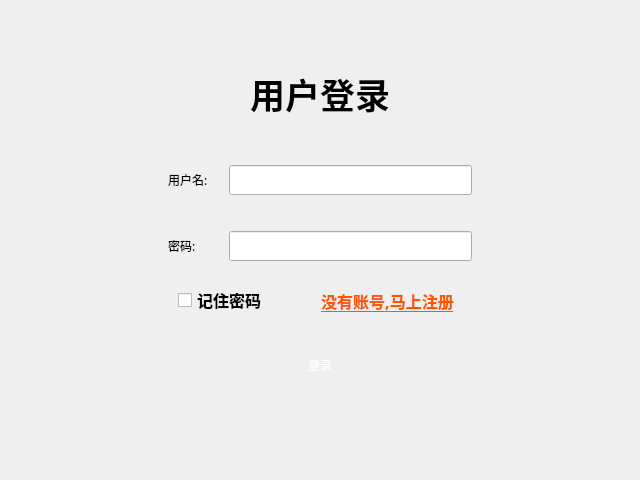
<?xml version="1.0" encoding="UTF-8"?>
<ui version="4.0">
 <class>Login</class>
 <widget class="QDialog" name="Login">
  <property name="geometry">
   <rect>
    <x>0</x>
    <y>0</y>
    <width>640</width>
    <height>480</height>
   </rect>
  </property>
  <property name="minimumSize">
   <size>
    <width>640</width>
    <height>480</height>
   </size>
  </property>
  <property name="font">
   <font>
    <family>Agency FB</family>
   </font>
  </property>
  <property name="windowTitle">
   <string>Dialog</string>
  </property>
  <layout class="QVBoxLayout" name="verticalLayout">
   <property name="spacing">
    <number>0</number>
   </property>
   <property name="leftMargin">
    <number>0</number>
   </property>
   <property name="topMargin">
    <number>0</number>
   </property>
   <property name="rightMargin">
    <number>0</number>
   </property>
   <property name="bottomMargin">
    <number>0</number>
   </property>
   <item>
    <widget class="TitleWidget" name="title_widget" native="true"/>
   </item>
   <item>
    <widget class="QStackedWidget" name="stackedWidget">
     <property name="currentIndex">
      <number>0</number>
     </property>
     <widget class="QWidget" name="login_page">
      <layout class="QVBoxLayout" name="verticalLayout_3">
       <item>
        <spacer name="verticalSpacer">
         <property name="orientation">
          <enum>Qt::Vertical</enum>
         </property>
         <property name="sizeHint" stdset="0">
          <size>
           <width>20</width>
           <height>33</height>
          </size>
         </property>
        </spacer>
       </item>
       <item>
        <widget class="QWidget" name="widget" native="true">
         <layout class="QHBoxLayout" name="horizontalLayout_3">
          <item>
           <spacer name="horizontalSpacer">
            <property name="orientation">
             <enum>Qt::Horizontal</enum>
            </property>
            <property name="sizeHint" stdset="0">
             <size>
              <width>103</width>
              <height>20</height>
             </size>
            </property>
           </spacer>
          </item>
          <item>
           <widget class="QWidget" name="widget_2" native="true">
            <layout class="QVBoxLayout" name="verticalLayout_2">
             <item>
              <widget class="QWidget" name="widget_6" native="true">
               <layout class="QHBoxLayout" name="horizontalLayout_4">
                <item>
                 <widget class="QLabel" name="label_3">
                  <property name="font">
                   <font>
                    <family>华文新魏</family>
                    <pointsize>26</pointsize>
                    <weight>75</weight>
                    <bold>true</bold>
                   </font>
                  </property>
                  <property name="text">
                   <string>用户登录</string>
                  </property>
                  <property name="alignment">
                   <set>Qt::AlignCenter</set>
                  </property>
                 </widget>
                </item>
               </layout>
              </widget>
             </item>
             <item>
              <widget class="QWidget" name="widget_7" native="true">
               <property name="minimumSize">
                <size>
                 <width>0</width>
                 <height>15</height>
                </size>
               </property>
              </widget>
             </item>
             <item>
              <widget class="QWidget" name="widget_3" native="true">
               <layout class="QGridLayout" name="gridLayout">
                <item row="2" column="0">
                 <widget class="QLabel" name="label_2">
                  <property name="text">
                   <string>密码:</string>
                  </property>
                 </widget>
                </item>
                <item row="0" column="2">
                 <widget class="QLineEdit" name="log_usr">
                  <property name="minimumSize">
                   <size>
                    <width>0</width>
                    <height>25</height>
                   </size>
                  </property>
                  <property name="font">
                   <font>
                    <family>Aharoni</family>
                    <pointsize>12</pointsize>
                    <weight>75</weight>
                    <bold>true</bold>
                   </font>
                  </property>
                  <property name="alignment">
                   <set>Qt::AlignCenter</set>
                  </property>
                 </widget>
                </item>
                <item row="2" column="2">
                 <widget class="QLineEdit" name="log_pwd">
                  <property name="minimumSize">
                   <size>
                    <width>0</width>
                    <height>25</height>
                   </size>
                  </property>
                  <property name="font">
                   <font>
                    <family>Aharoni</family>
                    <pointsize>12</pointsize>
                    <weight>75</weight>
                    <bold>true</bold>
                   </font>
                  </property>
                  <property name="alignment">
                   <set>Qt::AlignCenter</set>
                  </property>
                 </widget>
                </item>
                <item row="0" column="0">
                 <widget class="QLabel" name="label">
                  <property name="text">
                   <string>用户名:</string>
                  </property>
                 </widget>
                </item>
                <item row="0" column="1">
                 <spacer name="horizontalSpacer_4">
                  <property name="orientation">
                   <enum>Qt::Horizontal</enum>
                  </property>
                  <property name="sizeType">
                   <enum>QSizePolicy::Fixed</enum>
                  </property>
                  <property name="sizeHint" stdset="0">
                   <size>
                    <width>15</width>
                    <height>20</height>
                   </size>
                  </property>
                 </spacer>
                </item>
                <item row="1" column="0">
                 <spacer name="verticalSpacer_3">
                  <property name="orientation">
                   <enum>Qt::Vertical</enum>
                  </property>
                  <property name="sizeType">
                   <enum>QSizePolicy::Fixed</enum>
                  </property>
                  <property name="sizeHint" stdset="0">
                   <size>
                    <width>20</width>
                    <height>30</height>
                   </size>
                  </property>
                 </spacer>
                </item>
               </layout>
              </widget>
             </item>
             <item>
              <widget class="QWidget" name="widget_4" native="true">
               <layout class="QHBoxLayout" name="horizontalLayout_2">
                <item>
                 <spacer name="horizontalSpacer_11">
                  <property name="orientation">
                   <enum>Qt::Horizontal</enum>
                  </property>
                  <property name="sizeType">
                   <enum>QSizePolicy::Fixed</enum>
                  </property>
                  <property name="sizeHint" stdset="0">
                   <size>
                    <width>10</width>
                    <height>20</height>
                   </size>
                  </property>
                 </spacer>
                </item>
                <item>
                 <widget class="QCheckBox" name="rember_pwd">
                  <property name="font">
                   <font>
                    <family>新宋体</family>
                    <pointsize>12</pointsize>
                    <weight>75</weight>
                    <bold>true</bold>
                   </font>
                  </property>
                  <property name="text">
                   <string>记住密码</string>
                  </property>
                 </widget>
                </item>
                <item>
                 <spacer name="horizontalSpacer_3">
                  <property name="orientation">
                   <enum>Qt::Horizontal</enum>
                  </property>
                  <property name="sizeHint" stdset="0">
                   <size>
                    <width>40</width>
                    <height>20</height>
                   </size>
                  </property>
                 </spacer>
                </item>
                <item>
                 <widget class="QToolButton" name="log_register_btn">
                  <property name="font">
                   <font>
                    <family>新宋体</family>
                    <pointsize>12</pointsize>
                    <weight>75</weight>
                    <bold>true</bold>
                    <underline>true</underline>
                   </font>
                  </property>
                  <property name="styleSheet">
                   <string notr="true">color: rgb(255, 85, 0);</string>
                  </property>
                  <property name="text">
                   <string>没有账号,马上注册</string>
                  </property>
                  <property name="autoRaise">
                   <bool>true</bool>
                  </property>
                 </widget>
                </item>
                <item>
                 <spacer name="horizontalSpacer_12">
                  <property name="orientation">
                   <enum>Qt::Horizontal</enum>
                  </property>
                  <property name="sizeType">
                   <enum>QSizePolicy::Fixed</enum>
                  </property>
                  <property name="sizeHint" stdset="0">
                   <size>
                    <width>10</width>
                    <height>20</height>
                   </size>
                  </property>
                 </spacer>
                </item>
               </layout>
              </widget>
             </item>
             <item>
              <widget class="QWidget" name="widget_5" native="true">
               <layout class="QHBoxLayout" name="horizontalLayout">
                <item>
                 <widget class="QToolButton" name="login_btn">
                  <property name="minimumSize">
                   <size>
                    <width>200</width>
                    <height>50</height>
                   </size>
                  </property>
                  <property name="styleSheet">
                   <string notr="true">border-image: url(:/images/balckButton.png);
font: 75 18pt &quot;新宋体&quot;;
color: rgb(255, 255, 255);</string>
                  </property>
                  <property name="text">
                   <string>登录</string>
                  </property>
                  <property name="autoRaise">
                   <bool>true</bool>
                  </property>
                 </widget>
                </item>
               </layout>
              </widget>
             </item>
             <item>
              <widget class="QWidget" name="widget_8" native="true">
               <property name="minimumSize">
                <size>
                 <width>0</width>
                 <height>15</height>
                </size>
               </property>
              </widget>
             </item>
            </layout>
           </widget>
          </item>
          <item>
           <spacer name="horizontalSpacer_2">
            <property name="orientation">
             <enum>Qt::Horizontal</enum>
            </property>
            <property name="sizeHint" stdset="0">
             <size>
              <width>102</width>
              <height>20</height>
             </size>
            </property>
           </spacer>
          </item>
         </layout>
        </widget>
       </item>
       <item>
        <spacer name="verticalSpacer_2">
         <property name="orientation">
          <enum>Qt::Vertical</enum>
         </property>
         <property name="sizeHint" stdset="0">
          <size>
           <width>20</width>
           <height>34</height>
          </size>
         </property>
        </spacer>
       </item>
      </layout>
     </widget>
     <widget class="QWidget" name="register_page">
      <layout class="QVBoxLayout" name="verticalLayout_5">
       <item>
        <spacer name="verticalSpacer_5">
         <property name="orientation">
          <enum>Qt::Vertical</enum>
         </property>
         <property name="sizeHint" stdset="0">
          <size>
           <width>20</width>
           <height>22</height>
          </size>
         </property>
        </spacer>
       </item>
       <item>
        <widget class="QWidget" name="widget_9" native="true">
         <layout class="QHBoxLayout" name="horizontalLayout_5">
          <item>
           <spacer name="horizontalSpacer_5">
            <property name="orientation">
             <enum>Qt::Horizontal</enum>
            </property>
            <property name="sizeHint" stdset="0">
             <size>
              <width>119</width>
              <height>20</height>
             </size>
            </property>
           </spacer>
          </item>
          <item>
           <widget class="QWidget" name="widget_10" native="true">
            <layout class="QVBoxLayout" name="verticalLayout_4">
             <item>
              <widget class="QWidget" name="widget_11" native="true">
               <layout class="QHBoxLayout" name="horizontalLayout_6">
                <item>
                 <widget class="QLabel" name="label_4">
                  <property name="font">
                   <font>
                    <family>华文新魏</family>
                    <pointsize>26</pointsize>
                    <weight>75</weight>
                    <bold>true</bold>
                   </font>
                  </property>
                  <property name="text">
                   <string>用户注册</string>
                  </property>
                  <property name="alignment">
                   <set>Qt::AlignCenter</set>
                  </property>
                 </widget>
                </item>
               </layout>
              </widget>
             </item>
             <item>
              <widget class="QWidget" name="widget_13" native="true">
               <layout class="QGridLayout" name="gridLayout_2">
                <item row="5" column="0">
                 <widget class="QLabel" name="label_10">
                  <property name="text">
                   <string>邮箱地址：</string>
                  </property>
                 </widget>
                </item>
                <item row="4" column="0">
                 <widget class="QLabel" name="label_9">
                  <property name="text">
                   <string>手机号码：</string>
                  </property>
                 </widget>
                </item>
                <item row="4" column="2">
                 <widget class="QLineEdit" name="reg_phone">
                  <property name="minimumSize">
                   <size>
                    <width>0</width>
                    <height>25</height>
                   </size>
                  </property>
                  <property name="font">
                   <font>
                    <family>宋体</family>
                   </font>
                  </property>
                  <property name="alignment">
                   <set>Qt::AlignCenter</set>
                  </property>
                 </widget>
                </item>
                <item row="3" column="2">
                 <widget class="QLineEdit" name="reg_surepwd">
                  <property name="minimumSize">
                   <size>
                    <width>0</width>
                    <height>25</height>
                   </size>
                  </property>
                  <property name="font">
                   <font>
                    <family>宋体</family>
                   </font>
                  </property>
                  <property name="echoMode">
                   <enum>QLineEdit::Password</enum>
                  </property>
                  <property name="alignment">
                   <set>Qt::AlignCenter</set>
                  </property>
                 </widget>
                </item>
                <item row="3" column="0">
                 <widget class="QLabel" name="label_8">
                  <property name="text">
                   <string>确定密码：</string>
                  </property>
                 </widget>
                </item>
                <item row="5" column="2">
                 <widget class="QLineEdit" name="reg_mail">
                  <property name="minimumSize">
                   <size>
                    <width>0</width>
                    <height>25</height>
                   </size>
                  </property>
                  <property name="font">
                   <font>
                    <family>宋体</family>
                   </font>
                  </property>
                  <property name="alignment">
                   <set>Qt::AlignCenter</set>
                  </property>
                 </widget>
                </item>
                <item row="0" column="0">
                 <widget class="QLabel" name="label_5">
                  <property name="text">
                   <string>用户名：</string>
                  </property>
                 </widget>
                </item>
                <item row="2" column="0">
                 <widget class="QLabel" name="label_7">
                  <property name="text">
                   <string>密  码：</string>
                  </property>
                 </widget>
                </item>
                <item row="1" column="2">
                 <widget class="QLineEdit" name="reg_nickname">
                  <property name="minimumSize">
                   <size>
                    <width>0</width>
                    <height>25</height>
                   </size>
                  </property>
                  <property name="font">
                   <font>
                    <family>宋体</family>
                   </font>
                  </property>
                  <property name="alignment">
                   <set>Qt::AlignCenter</set>
                  </property>
                 </widget>
                </item>
                <item row="2" column="2">
                 <widget class="QLineEdit" name="reg_pwd">
                  <property name="minimumSize">
                   <size>
                    <width>0</width>
                    <height>25</height>
                   </size>
                  </property>
                  <property name="font">
                   <font>
                    <family>宋体</family>
                   </font>
                  </property>
                  <property name="echoMode">
                   <enum>QLineEdit::Password</enum>
                  </property>
                  <property name="alignment">
                   <set>Qt::AlignCenter</set>
                  </property>
                 </widget>
                </item>
                <item row="1" column="0">
                 <widget class="QLabel" name="label_6">
                  <property name="text">
                   <string>昵  称：</string>
                  </property>
                 </widget>
                </item>
                <item row="0" column="2">
                 <widget class="QLineEdit" name="reg_usr">
                  <property name="minimumSize">
                   <size>
                    <width>0</width>
                    <height>25</height>
                   </size>
                  </property>
                  <property name="font">
                   <font>
                    <family>宋体</family>
                   </font>
                  </property>
                  <property name="alignment">
                   <set>Qt::AlignCenter</set>
                  </property>
                 </widget>
                </item>
                <item row="0" column="1">
                 <spacer name="horizontalSpacer_6">
                  <property name="orientation">
                   <enum>Qt::Horizontal</enum>
                  </property>
                  <property name="sizeType">
                   <enum>QSizePolicy::Fixed</enum>
                  </property>
                  <property name="sizeHint" stdset="0">
                   <size>
                    <width>15</width>
                    <height>20</height>
                   </size>
                  </property>
                 </spacer>
                </item>
               </layout>
              </widget>
             </item>
             <item>
              <widget class="QWidget" name="widget_15" native="true">
               <layout class="QHBoxLayout" name="horizontalLayout_8">
                <item>
                 <widget class="QToolButton" name="register_btn">
                  <property name="minimumSize">
                   <size>
                    <width>200</width>
                    <height>50</height>
                   </size>
                  </property>
                  <property name="styleSheet">
                   <string notr="true">border-image: url(:/images/balckButton.png);
font: 75 18pt &quot;新宋体&quot;;
color: rgb(255, 255, 255);</string>
                  </property>
                  <property name="text">
                   <string>注册</string>
                  </property>
                  <property name="autoRaise">
                   <bool>true</bool>
                  </property>
                 </widget>
                </item>
               </layout>
              </widget>
             </item>
             <item>
              <widget class="QWidget" name="widget_16" native="true">
               <property name="minimumSize">
                <size>
                 <width>0</width>
                 <height>15</height>
                </size>
               </property>
              </widget>
             </item>
            </layout>
           </widget>
          </item>
          <item>
           <spacer name="horizontalSpacer_8">
            <property name="orientation">
             <enum>Qt::Horizontal</enum>
            </property>
            <property name="sizeHint" stdset="0">
             <size>
              <width>118</width>
              <height>20</height>
             </size>
            </property>
           </spacer>
          </item>
         </layout>
        </widget>
       </item>
       <item>
        <spacer name="verticalSpacer_4">
         <property name="orientation">
          <enum>Qt::Vertical</enum>
         </property>
         <property name="sizeHint" stdset="0">
          <size>
           <width>20</width>
           <height>24</height>
          </size>
         </property>
        </spacer>
       </item>
      </layout>
     </widget>
     <widget class="QWidget" name="set_page">
      <widget class="QWidget" name="widget_12" native="true">
       <property name="geometry">
        <rect>
         <x>31</x>
         <y>31</y>
         <width>622</width>
         <height>388</height>
        </rect>
       </property>
       <layout class="QHBoxLayout" name="horizontalLayout_7">
        <item>
         <spacer name="horizontalSpacer_7">
          <property name="orientation">
           <enum>Qt::Horizontal</enum>
          </property>
          <property name="sizeHint" stdset="0">
           <size>
            <width>119</width>
            <height>20</height>
           </size>
          </property>
         </spacer>
        </item>
        <item>
         <widget class="QWidget" name="widget_14" native="true">
          <layout class="QVBoxLayout" name="verticalLayout_6">
           <item>
            <widget class="QWidget" name="widget_17" native="true">
             <layout class="QHBoxLayout" name="horizontalLayout_9">
              <item>
               <widget class="QLabel" name="label_11">
                <property name="font">
                 <font>
                  <family>华文新魏</family>
                  <pointsize>26</pointsize>
                  <weight>75</weight>
                  <bold>true</bold>
                 </font>
                </property>
                <property name="text">
                 <string>服务器设置</string>
                </property>
                <property name="alignment">
                 <set>Qt::AlignCenter</set>
                </property>
               </widget>
              </item>
             </layout>
            </widget>
           </item>
           <item>
            <widget class="QWidget" name="widget_18" native="true">
             <layout class="QGridLayout" name="gridLayout_3">
              <item row="0" column="1">
               <spacer name="horizontalSpacer_9">
                <property name="orientation">
                 <enum>Qt::Horizontal</enum>
                </property>
                <property name="sizeType">
                 <enum>QSizePolicy::Fixed</enum>
                </property>
                <property name="sizeHint" stdset="0">
                 <size>
                  <width>20</width>
                  <height>20</height>
                 </size>
                </property>
               </spacer>
              </item>
              <item row="0" column="2">
               <widget class="QLineEdit" name="address_server">
                <property name="minimumSize">
                 <size>
                  <width>0</width>
                  <height>25</height>
                 </size>
                </property>
                <property name="font">
                 <font>
                  <family>宋体</family>
                 </font>
                </property>
                <property name="alignment">
                 <set>Qt::AlignCenter</set>
                </property>
               </widget>
              </item>
              <item row="0" column="0">
               <widget class="QLabel" name="label_15">
                <property name="text">
                 <string>服务器地址:</string>
                </property>
               </widget>
              </item>
              <item row="2" column="2">
               <widget class="QLineEdit" name="port_server">
                <property name="minimumSize">
                 <size>
                  <width>0</width>
                  <height>25</height>
                 </size>
                </property>
                <property name="font">
                 <font>
                  <family>宋体</family>
                 </font>
                </property>
                <property name="alignment">
                 <set>Qt::AlignCenter</set>
                </property>
               </widget>
              </item>
              <item row="2" column="0">
               <widget class="QLabel" name="label_17">
                <property name="text">
                 <string>服务器端口:</string>
                </property>
               </widget>
              </item>
              <item row="1" column="0">
               <spacer name="verticalSpacer_8">
                <property name="orientation">
                 <enum>Qt::Vertical</enum>
                </property>
                <property name="sizeType">
                 <enum>QSizePolicy::Fixed</enum>
                </property>
                <property name="sizeHint" stdset="0">
                 <size>
                  <width>20</width>
                  <height>25</height>
                 </size>
                </property>
               </spacer>
              </item>
             </layout>
            </widget>
           </item>
           <item>
            <widget class="QWidget" name="widget_19" native="true">
             <layout class="QHBoxLayout" name="horizontalLayout_10">
              <item>
               <widget class="QToolButton" name="set_ok_btn">
                <property name="minimumSize">
                 <size>
                  <width>200</width>
                  <height>50</height>
                 </size>
                </property>
                <property name="styleSheet">
                 <string notr="true">border-image: url(:/images/balckButton.png);
font: 75 18pt &quot;新宋体&quot;;
color: rgb(255, 255, 255);</string>
                </property>
                <property name="text">
                 <string>确定</string>
                </property>
                <property name="autoRaise">
                 <bool>true</bool>
                </property>
               </widget>
              </item>
             </layout>
            </widget>
           </item>
           <item>
            <widget class="QWidget" name="widget_20" native="true">
             <property name="maximumSize">
              <size>
               <width>16777215</width>
               <height>20</height>
              </size>
             </property>
            </widget>
           </item>
          </layout>
         </widget>
        </item>
        <item>
         <spacer name="horizontalSpacer_10">
          <property name="orientation">
           <enum>Qt::Horizontal</enum>
          </property>
          <property name="sizeHint" stdset="0">
           <size>
            <width>118</width>
            <height>20</height>
           </size>
          </property>
         </spacer>
        </item>
       </layout>
      </widget>
     </widget>
    </widget>
   </item>
  </layout>
 </widget>
 <customwidgets>
  <customwidget>
   <class>TitleWidget</class>
   <extends>QWidget</extends>
   <header>titlewidget.h</header>
   <container>1</container>
  </customwidget>
 </customwidgets>
 <tabstops>
  <tabstop>address_server</tabstop>
  <tabstop>port_server</tabstop>
  <tabstop>set_ok_btn</tabstop>
  <tabstop>log_usr</tabstop>
  <tabstop>log_pwd</tabstop>
  <tabstop>rember_pwd</tabstop>
  <tabstop>log_register_btn</tabstop>
  <tabstop>login_btn</tabstop>
  <tabstop>reg_usr</tabstop>
  <tabstop>reg_nickname</tabstop>
  <tabstop>reg_pwd</tabstop>
  <tabstop>reg_surepwd</tabstop>
  <tabstop>reg_phone</tabstop>
  <tabstop>reg_mail</tabstop>
  <tabstop>register_btn</tabstop>
 </tabstops>
 <resources/>
 <connections/>
</ui>
